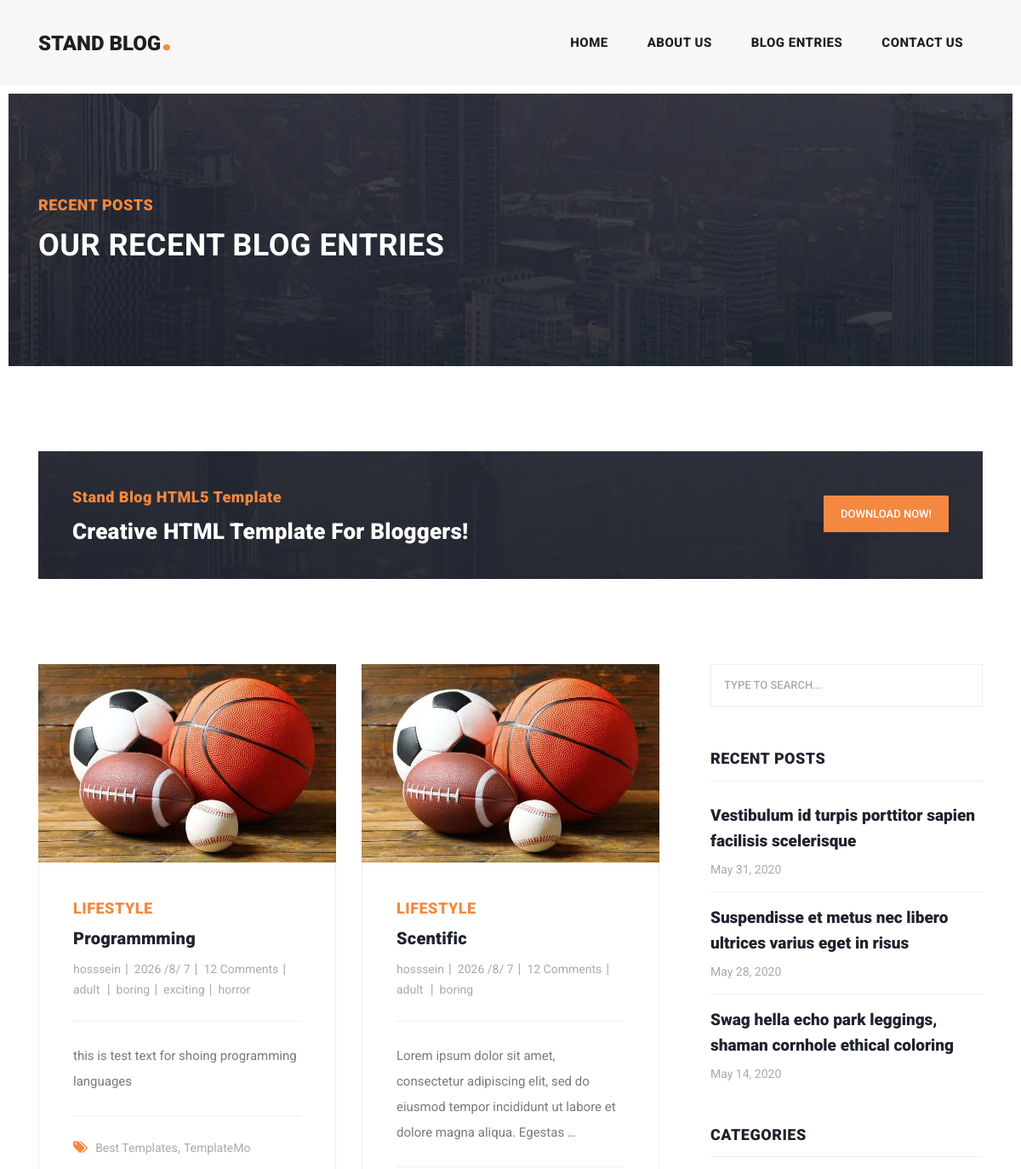
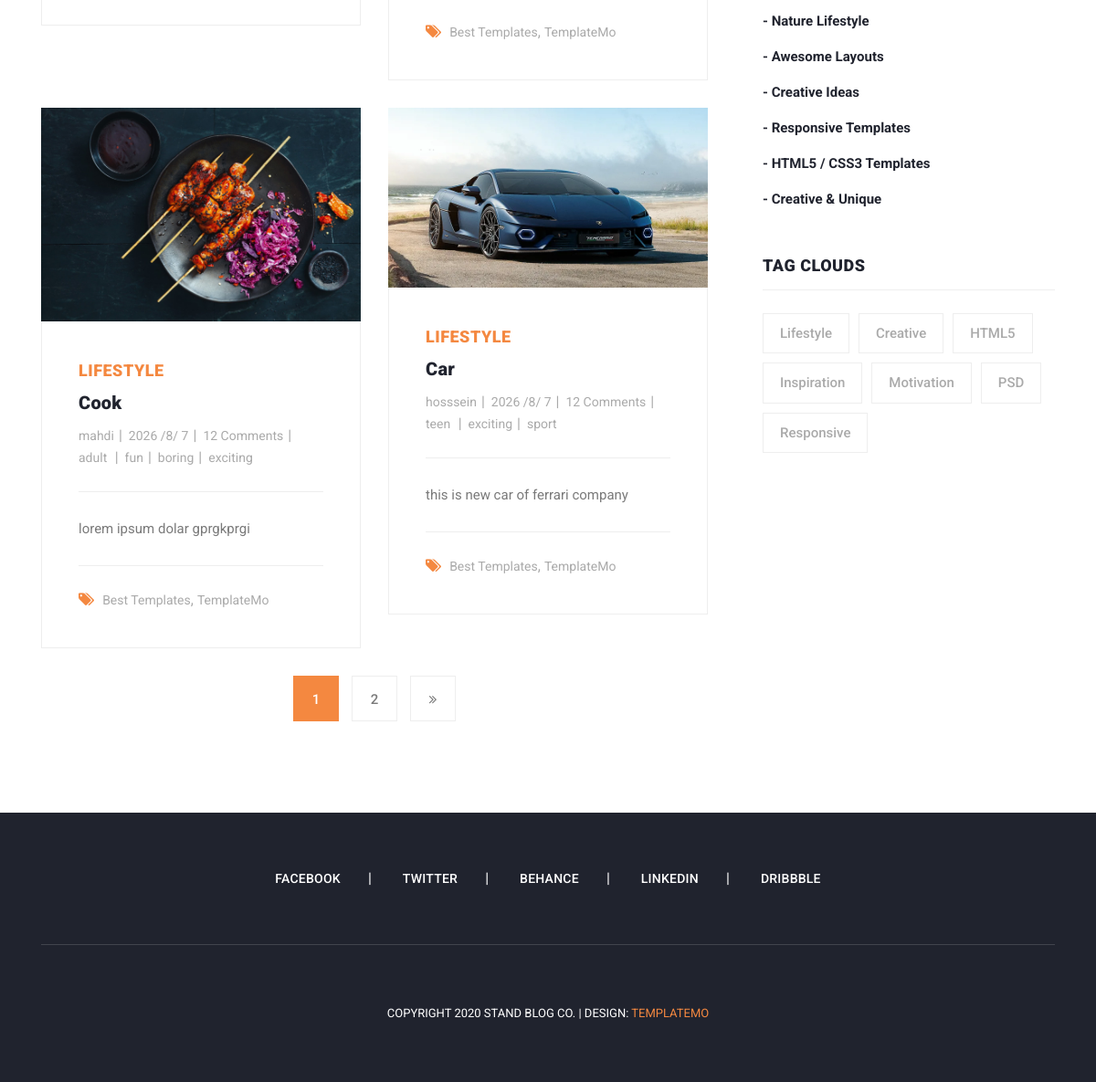
Page /blog/posts/ on the committed database (2 pictures, top to bottom).
### blog/models.py (models this page shows, shortened)
class Post(models.Model):
    Adult="adult"
    Teen="teen"
    Child="child"
    AGE_FIELDS=(
        (Adult,"adult"),
        (Teen,"teen"),
        (Child,"child"),
    )
    title=models.CharField(max_length=255)
    content=models.TextField()
    active=models.BooleanField(default=False)
    created_time=models.DateTimeField(auto_now_add=True)
    updated_time=models.DateTimeField(auto_now=True)
    image=models.ImageField(upload_to="blog/",null=True,default="blog/default.jpg")
    author=models.ForeignKey(user,on_delete=models.CASCADE,null=True)
    age = models.CharField(max_length=255,default=Adult,choices=AGE_FIELDS)
    category=models.ManyToManyField('Category')
    class  Meta:
        ordering=['-created_time']
        verbose_name = 'پست'
        verbose_name_plural = 'پستها'

class Category(models.Model):
    name= models.CharField(max_length=255)
    creted_time= models.DateTimeField(auto_now_add=True)
    updated_time = models.DateTimeField(auto_now=True)

### blog/views.py (the view)
# urls.py: path('posts/',views.post_list,name='posts'),
def post_list(request,**kwargs):
    posts=Post.objects.filter(active=1)
    if kwargs.get('auth'):
        posts=posts.filter(author__username=kwargs['auth'])
    elif kwargs.get('age'):
        posts=posts.filter(age=kwargs['age'])
    elif kwargs.get('cat'):
        posts=posts.filter(category__name=kwargs['cat'])
    paginator = Paginator(posts,4)
    page_number = request.GET.get('page')
    posts = paginator.get_page(page_number)
    context={"posts":posts}
    return render(request,'blog/blog.html',context)

### templates/blog/blog.html
{% extends 'base.html'%}
{% block content%}
{% load static %}
    <div class="heading-page header-text">
      <section class="page-heading">
        <div class="container">
          <div class="row">
            <div class="col-lg-12">
              <div class="text-content">
                <h4>Recent Posts</h4>
                <h2>Our Recent Blog Entries</h2>
              </div>
            </div>
          </div>
        </div>
      </section>
    </div>
    <section class="call-to-action">
      <div class="container">
        <div class="row">
          <div class="col-lg-12">
            <div class="main-content">
              <div class="row">
                <div class="col-lg-8">
                  <span>Stand Blog HTML5 Template</span>
                  <h4>Creative HTML Template For Bloggers!</h4>
                </div>
                <div class="col-lg-4">
                  <div class="main-button">
                    <a href="" target="_parent">Download Now!</a>
                  </div>
                </div>
              </div>
            </div>
          </div>
        </div>
      </div>
    </section>
    <section class="blog-posts grid-system">
      <div class="container">
        <div class="row">
          <div class="col-lg-8">
            <div class="all-blog-posts">
              <div class="row">
                {% for post in posts %}
                <div class="col-lg-6">
                  <div class="blog-post">
                    <div class="blog-thumb">
                      <img src="{{post.image.url}}" alt="">
                    </div>
                    <div class="down-content">
                      <span>Lifestyle</span>
                      <a href="{% url 'blog:post_detail' pk=post.id %}"><h4>{{post.title}}</h4></a>
                      <ul class="post-info">
                        <li><a href="{% url 'blog:auth' auth=post.author %}">{{post.author}}</a></li>
                        <li><a href="">{{post.updated_time|date:"Y /n/ j"}}</a></li>
                        <li><a href="#">12 Comments</a></li>
                        <li><a href="{% url 'blog:age' age=post.age %}">{{post.age}}
                        </a></li>
                        {% for cat in post.category.all %}
                        <li><a href="{% url 'blog:cat' cat=cat.name %}">{{cat.name}}</a></li>
                        {% endfor%}
                      </ul>
                      <p>{{post.content|truncatewords:20}}</p>
                      <div class="post-options">
                        <div class="row">
                          <div class="col-lg-12">
                            <ul class="post-tags">
                              <li><i class="fa fa-tags"></i></li>
                              <li><a href="#">Best Templates</a>,</li>
                              <li><a href="#">TemplateMo</a></li>
                            </ul>
                          </div>
                        </div>
                      </div>
                    </div>
                  </div>
                </div>
                {% endfor %}
                {% include 'includes/pagination.html' %}
              </div>
            </div>
          </div>
          <div class="col-lg-4">
            <div class="sidebar">
              <div class="row">
                {% include "includes/blog-search.html" %}
                {% include "includes/blog-recents.html" %}
                {% include "includes/blog-categories.html" %}
                {% include "includes/blog-tags.html" %}
              </div>
            </div>
          </div>
        </div>
      </div>
    </section>
{% endblock content%}

### templates/base.html (shortened to what this page needs)
<!DOCTYPE html>
<html lang="en">
{% load  static %}
  <head>
    <link href="{% static 'vendor/bootstrap/css/bootstrap.min.css' %}" rel="stylesheet">
    <link rel="stylesheet" href="{% static 'assets/css/fontawesome.css' %}">
    <link rel="stylesheet" href="{% static 'assets/css/templatemo-stand-blog.css' %}">
    <link rel="stylesheet" href="{% static 'assets/css/owl.css' %}">
  </head>
  <body>
    <header class="">
      <nav class="navbar navbar-expand-lg">
        <div class="container">
          <a class="navbar-brand" href="{% url 'website:index' %}"><h2>Stand Blog<em>.</em></h2></a>
          <div class="collapse navbar-collapse" id="navbarResponsive">
            <ul class="navbar-nav ml-auto">
              <li class="nav-item">
                <a class="nav-link" href="{% url 'website:index' %}">Home
                </a>
              </li>
              <li class="nav-item ">
                <a class="nav-link" href="{% url 'website:about' %}">About Us</a>
              </li>
              <li class="nav-item">
                <a class="nav-link" href="{% url 'blog:posts' %}">Blog Entries</a>
              </li>
              <li class="nav-item">
                <a class="nav-link" href="{% url 'website:contact' %}">Contact Us</a>
              </li>
            </ul>
          </div>
        </div>
      </nav>
    </header>
    {% block content %}
    {% endblock content %}
    <footer>
      <div class="container">
        <div class="row">
          <div class="col-lg-12">
            <ul class="social-icons">
              <li><a href="#">Facebook</a></li>
              <li><a href="#">Twitter</a></li>
              <li><a href="#">Behance</a></li>
              <li><a href="#">Linkedin</a></li>
              <li><a href="#">Dribbble</a></li>
            </ul>
          </div>
          <div class="col-lg-12">
            <div class="copyright-text">
              <p>Copyright 2020 Stand Blog Co.
                 | Design: <a rel="nofollow" href="https://templatemo.com" target="_parent">TemplateMo</a></p>
            </div>
          </div>
        </div>
      </div>
    </footer>
  </body>
</html>

### templates/includes/pagination.html
<div class="col-lg-12">
    <ul class="page-numbers">
        {% for num in posts.paginator.page_range %}
            {% if posts.number == num %}
                <li class="active"><a href="#">{{ num }}</a></li>
            {% else %}
                <li><a href="?page={{ num }}">{{ num }}</a></li>
            {% endif %}
        {% endfor %}
        {% if posts.has_next %}
            <li><a href="?page={{ posts.next_page_number }}"><i class="fa fa-angle-double-right"></i></a></li>
        {% endif %}
    </ul>
</div>

### templates/includes/blog-search.html
<div class="col-lg-12">
                  <div class="sidebar-item search">
                    <form id="search_form" name="s" method="GET" action="{% url 'blog:search'%}">
                      <input type="text" name="s" class="searchText" placeholder="type to search..." autocomplete="on">
                    </form>
                  </div>
</div>

### templates/includes/blog-recents.html
<div class="col-lg-12">
                  <div class="sidebar-item recent-posts">
                    <div class="sidebar-heading">
                      <h2>Recent Posts</h2>
                    </div>
                    <div class="content">
                      <ul>
                        <li><a href="post-details.html">
                          <h5>Vestibulum id turpis porttitor sapien facilisis scelerisque</h5>
                          <span>May 31, 2020</span>
                        </a></li>
                        <li><a href="post-details.html">
                          <h5>Suspendisse et metus nec libero ultrices varius eget in risus</h5>
                          <span>May 28, 2020</span>
                        </a></li>
                        <li><a href="post-details.html">
                          <h5>Swag hella echo park leggings, shaman cornhole ethical coloring</h5>
                          <span>May 14, 2020</span>
                        </a></li>
                      </ul>
                    </div>
                  </div>
</div>

### templates/includes/blog-categories.html
<div class="col-lg-12">
                  <div class="sidebar-item categories">
                    <div class="sidebar-heading">
                      <h2>Categories</h2>
                    </div>
                    <div class="content">
                      <ul>
                        <li><a href="#">- Nature Lifestyle</a></li>
                        <li><a href="#">- Awesome Layouts</a></li>
                        <li><a href="#">- Creative Ideas</a></li>
                        <li><a href="#">- Responsive Templates</a></li>
                        <li><a href="#">- HTML5 / CSS3 Templates</a></li>
                        <li><a href="#">- Creative &amp; Unique</a></li>
                      </ul>
                    </div>
                  </div>
                </div>

### templates/includes/blog-tags.html
<div class="col-lg-12">
                  <div class="sidebar-item tags">
                    <div class="sidebar-heading">
                      <h2>Tag Clouds</h2>
                    </div>
                    <div class="content">
                      <ul>
                        <li><a href="#">Lifestyle</a></li>
                        <li><a href="#">Creative</a></li>
                        <li><a href="#">HTML5</a></li>
                        <li><a href="#">Inspiration</a></li>
                        <li><a href="#">Motivation</a></li>
                        <li><a href="#">PSD</a></li>
                        <li><a href="#">Responsive</a></li>
                      </ul>
                    </div>
                  </div>
                </div>

### rows in the picture
Post: image (placeholder picture), title "Programmming", author "hosssein", updated_time "2026 /8/ 7", age "adult", content "this is test text for shoing programming languages"
Category: name "boring"
Category: name "exciting"
Category: name "horror"
Post: image (placeholder picture), title "Scentific", author "hosssein", updated_time "2026 /8/ 7", age "adult", content "Lorem ipsum dolor sit amet, consectetur adipiscing elit, sed do eiusmod tempor incididunt ut labore et dolore magna aliqua. Egestas …"
Post: image (picture), title "Cook", author "mahdi", updated_time "2026 /8/ 7", age "adult", content "lorem ipsum dolar gprgkprgi"
Category: name "fun"
Post: image (picture), title "Car", author "hosssein", updated_time "2026 /8/ 7", age "teen", content "this is new car of ferrari company"
Category: name "sport"

### other values in the picture
{{ num }} "1"
{{ num }} "2"
